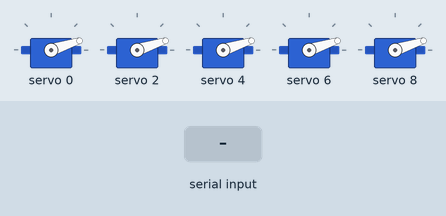
The sketch below on a simulated Arduino Uno, built with avr-gcc and run on an emulated ATmega328P. On the bench: 5 × servo. The inputs (shaded band) are chosen by the test bench.

Above: at 2.8 s.
2.9 s: "0\n" received over Serial
At 3.07 s:
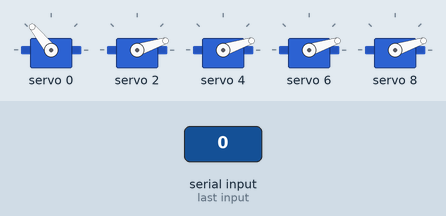
At 4.3 s:
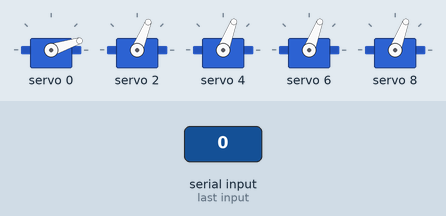
Timing chart, 0 to 6.1 s (numbered marks = the images above; inputs shaded):
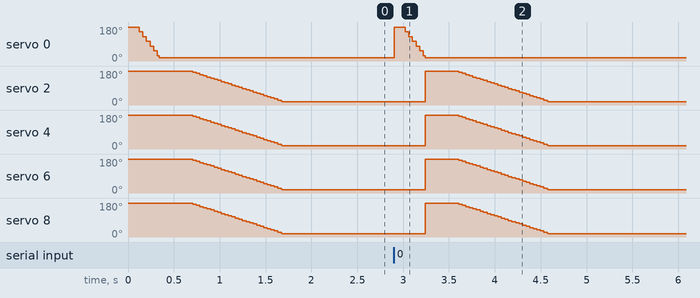

The sketch:

hand_control_using_GUI.ino
```cpp
#include <Adafruit_PWMServoDriver.h>
#include <Servo.h>

Adafruit_PWMServoDriver pwm=Adafruit_PWMServoDriver();

const byte numChars = 32;  // 배열의 길이
char receivedChars[numChars];  // 입력받은 데이터를 저장할 길이 32짜리 배열
String previousData = "";  // 갱신된 데이터와 일치여부를 판별하기 위해 마지막으로 들어온 값을 저장할 변수
boolean newData = false;  // 데이터 갱신 여부

void setup() {  // 전원 인가 시 초기화 코드
pwm.begin();  // pwm 모듈은 기본 제공 라이브러리 코드 사용
pwm.setOscillatorFrequency(27000000);
pwm.setPWMFreq(50);
Serial.begin(57600);  // 시리얼 통신
alltorest();  //for reset, 모터 각도 초기화
}

void loop() {
  recvWithEndMarker();  // 데이터 수신 함수
  showNewData();  // 수신된 데이터 판별
}

void recvWithEndMarker() {
    static byte ndx = 0;  // 수신되는 문자열 형태의 데이터를 하나씩 확인하기 위한 인덱스 변수
    char endMarker = '\n';  // 데이터의 끝을 확인할 마커 지정
    char rc;  // 수신된 데이터를 하나씩 저장할 변수

    while (Serial.available() > 0 && newData == false) {  // 시리얼 통신이 가능하고 새로운 데이터가 없다면
        rc = Serial.read();  // 시리얼 통신을 통해 새로운 데이터 수신

        if (rc != endMarker) {  // 현재 들어온 데이터가 엔드 마커로 지정한 개행 문자가 아니라면
            receivedChars[ndx] = rc;  // 현재 인덱스에 해당 데이터 저장
            ndx++;  // 인덱스 갱신
            if (ndx >= numChars) {  // 만약 데이터가 많아서 인덱스를 초과할 경우
                ndx = numChars - 1;  // 인덱스를 항상 끝 자리에 맞춤
            }
        }
        else {  // 현재 들어온 데이터가 엔드 마커와 일치한다면
            receivedChars[ndx] = '\0';  // 최종 인덱스에 null 값 저장
            ndx = 0;  // 다음 데이터 수신을 위한 인덱스 초기화
            newData = true;  // 데이터 갱신
        }
    }
}

void showNewData() {
    if (newData == true) {  // 데이터가 갱신되었다면(= 새로운 데이터가 들어왔다면)
        String s = receivedChars;  // 문자열 배열의 값을 문자열로 저장
        if (!s.equals(previousData)) {  // 현재 들어온 값이 이전 값과 동일하지 않고
          if (s.equals("0")) {  // 들어온 값이 0(이완 신호)라면
            alltorest();
            delay(5000);  // 실시간 스트림을 통해 현재와 반대되는 값을 받았을 경우, 이완되는 도중 수축되는 것을 방지하기 위한 딜레이
          }
          else if (s.equals("1")) {  // 들어온 값이 1(수축 신호)라면
            alltomax();
            delay(5000);
          }
        }  // 현재 들어온 데이터가 이전 데이터와 동일하다면 동작을 수행하지 않음
        newData = false;  // 데이터 판독이 끝났으므로 다음 데이터를 받기 위해 데이터 여부 갱신
        previousData = s;  // 현재 데이터를 이전 데이터로 저장
    }
}

void alltorest() {  // 손가락 이완, 동작 코드는 adafruit에서 제공하는 기본 예제를 사용
for(int pulse = 600; pulse >= 150; pulse--)  // 엄지 손가락을 먼저 이완시킨 후
    pwm.setPWM(0,0,pulse);
for(int pulse = 600; pulse >= 150; pulse--) {  // 나머지 손가락들을 순차적으로 이완
    pwm.setPWM(2,0,pulse);
    pwm.setPWM(4,0,pulse);
    pwm.setPWM(6,0,pulse);
    pwm.setPWM(8,0,pulse);
  }
}

void alltomax() {  // 손가락 수축
for(int pulse = 150; pulse <= 600; pulse++) {  // 엄지 손가락을 제외한 나머지 손가락들을 순차적으로 수축시킨 후
    pwm.setPWM(2,0,pulse);
    pwm.setPWM(4,0,pulse);
    pwm.setPWM(6,0,pulse);
    pwm.setPWM(8,0,pulse);
  }
for(int pulse = 150; pulse <= 600; pulse++)  // 엄지 손가락 수축
    pwm.setPWM(0,0,pulse);
}
```

Measured:
- after the input at 2.9 s, servo 0: 18° → 180° at once, → 18° 0.12 s later
